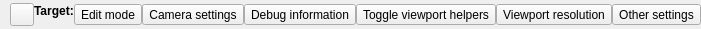
<?xml version="1.0" encoding="UTF-8"?>
<ui version="4.0">
 <class>ViewportTitleDlg</class>
 <widget class="QWidget" name="ViewportTitleDlg">
  <property name="geometry">
   <rect>
    <x>0</x>
    <y>0</y>
    <width>648</width>
    <height>29</height>
   </rect>
  </property>
  <property name="sizePolicy">
   <sizepolicy hsizetype="Preferred" vsizetype="Fixed">
    <horstretch>0</horstretch>
    <verstretch>0</verstretch>
   </sizepolicy>
  </property>
  <property name="minimumSize">
   <size>
    <width>0</width>
    <height>29</height>
   </size>
  </property>
  <property name="maximumSize">
   <size>
    <width>16777215</width>
    <height>29</height>
   </size>
  </property>
  <layout class="QHBoxLayout" name="horizontalLayout" stretch="1,0,0,0,0,0,0,0,0">
   <property name="spacing">
    <number>0</number>
   </property>
   <property name="leftMargin">
    <number>10</number>
   </property>
   <property name="topMargin">
    <number>0</number>
   </property>
   <property name="rightMargin">
    <number>0</number>
   </property>
   <property name="bottomMargin">
    <number>0</number>
   </property>
   <item>
    <widget class="QToolButton" name="m_prefabFocusBackButton">
     <property name="toolTip">
      <string>Up one level</string>
     </property>
     <property name="icon">
      <iconset>
       <normaloff>:/Breadcrumb/img/UI20/Breadcrumb/arrow_left-default.svg</normaloff>:/Breadcrumb/img/UI20/Breadcrumb/arrow_left-default.svg</iconset>
     </property>
    </widget>
   </item>
   <item>
    <widget class="QLabel" name="prefabTargetLabel">
     <property name="maximumSize">
      <size>
       <width>16777215</width>
       <height>20</height>
      </size>
     </property>
     <property name="font">
      <font>
       <weight>75</weight>
       <italic>false</italic>
       <bold>true</bold>
      </font>
     </property>
     <property name="text">
      <string>Target:</string>
     </property>
     <property name="alignment">
      <set>Qt::AlignLeading|Qt::AlignLeft|Qt::AlignTop</set>
     </property>
     <property name="indent">
      <number>-2</number>
     </property>
    </widget>
   </item>
   <item>
    <widget class="AzQtComponents::BreadCrumbs" name="m_prefabFocusPath" native="true">
     <property name="sizePolicy">
      <sizepolicy hsizetype="Expanding" vsizetype="Preferred">
       <horstretch>0</horstretch>
       <verstretch>0</verstretch>
      </sizepolicy>
     </property>
    </widget>
   </item>
   <item>
    <spacer name="horizontalSpacer">
     <property name="orientation">
      <enum>Qt::Horizontal</enum>
     </property>
     <property name="sizeHint" stdset="0">
      <size>
       <width>40</width>
       <height>20</height>
      </size>
     </property>
    </spacer>
   </item>
   <item>
    <widget class="QToolButton" name="m_editModeMenu">
     <property name="toolTip">
      <string>Edit mode</string>
     </property>
     <property name="text">
      <string>Edit mode</string>
     </property>
    </widget>
   </item>
   <item>
    <widget class="QToolButton" name="m_cameraMenu">
     <property name="toolTip">
      <string>Camera settings</string>
     </property>
     <property name="text">
      <string>Camera settings</string>
     </property>
     <property name="icon">
      <iconset>
       <normaloff>:/Menu/camera.svg</normaloff>:/Menu/camera.svg</iconset>
     </property>
    </widget>
   </item>
   <item>
    <widget class="QToolButton" name="m_debugInformationMenu">
     <property name="toolTip">
      <string>Debug information</string>
     </property>
     <property name="text">
      <string>Debug information</string>
     </property>
     <property name="icon">
      <iconset>
       <normaloff>:/Menu/debug.svg</normaloff>:/Menu/debug.svg</iconset>
     </property>
     <property name="checkable">
      <bool>true</bool>
     </property>
    </widget>
   </item>
   <item>
    <widget class="QToolButton" name="m_helpers">
     <property name="toolTip">
      <string>Toggle viewport helpers</string>
     </property>
     <property name="text">
      <string>Toggle viewport helpers</string>
     </property>
     <property name="icon">
      <iconset>
       <normaloff>:/Menu/helpers.svg</normaloff>:/Menu/helpers.svg</iconset>
     </property>
     <property name="checkable">
      <bool>true</bool>
     </property>
    </widget>
   </item>
   <item>
    <widget class="QToolButton" name="m_resolutionMenu">
     <property name="toolTip">
      <string>Viewport resolution</string>
     </property>
     <property name="text">
      <string>Viewport resolution</string>
     </property>
     <property name="icon">
      <iconset>
       <normaloff>:/Menu/resolution.svg</normaloff>:/Menu/resolution.svg</iconset>
     </property>
    </widget>
   </item>
   <item>
    <widget class="QToolButton" name="m_overflowBtn">
     <property name="toolTip">
      <string>Other settings</string>
     </property>
     <property name="text">
      <string>Other settings</string>
     </property>
     <property name="icon">
      <iconset>
       <normaloff>:/Menu/menu.svg</normaloff>:/Menu/menu.svg</iconset>
     </property>
    </widget>
   </item>
  </layout>
 </widget>
 <customwidgets>
  <customwidget>
   <class>AzQtComponents::BreadCrumbs</class>
   <extends>QWidget</extends>
   <header>AzQtComponents/Components/Widgets/BreadCrumbs.h</header>
   <container>1</container>
  </customwidget>
 </customwidgets>
 <resources>
  <include location="../../Framework/AzQtComponents/AzQtComponents/Images/resources.qrc"/>
 </resources>
 <connections/>
</ui>
